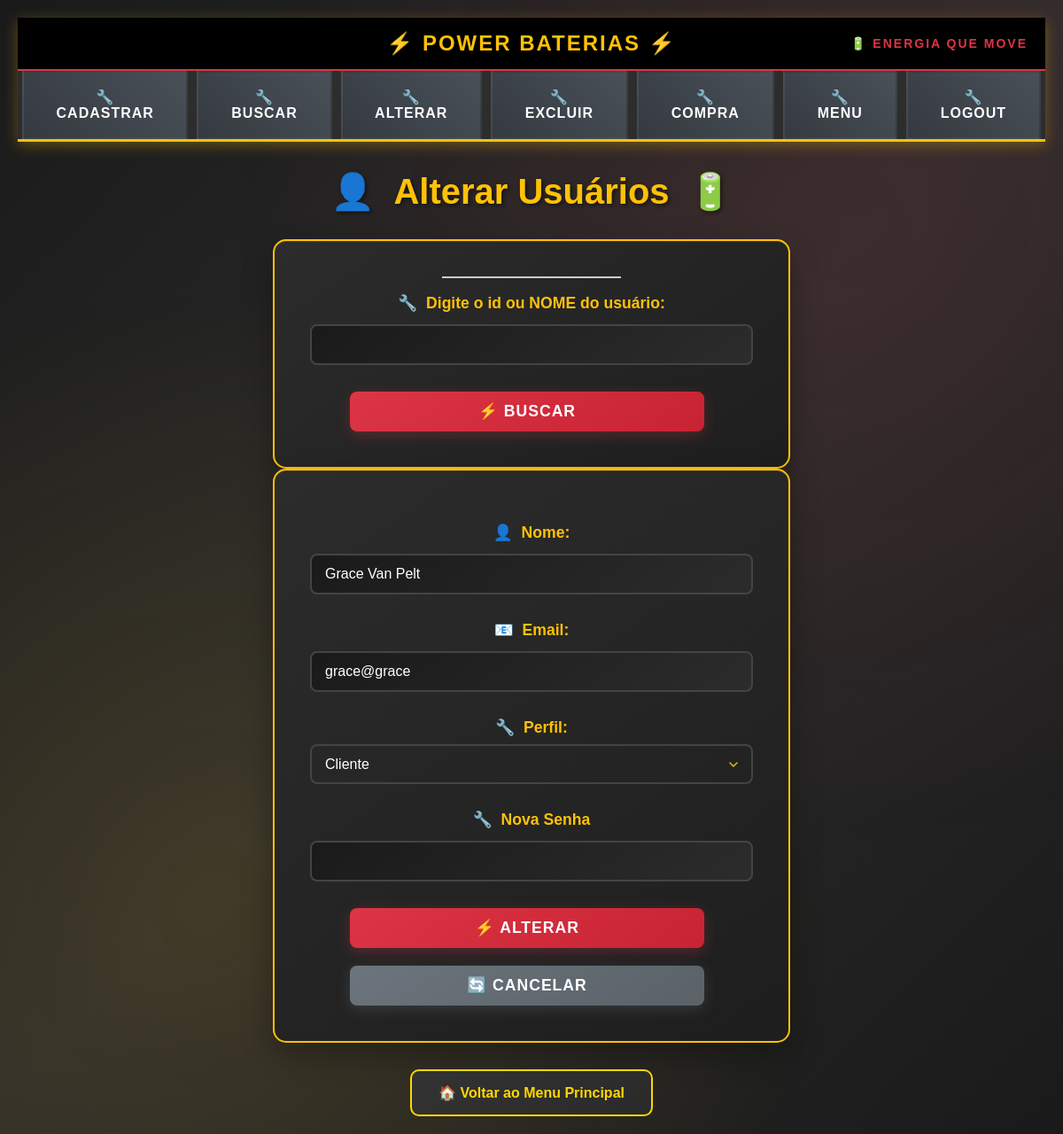
Page /Telas/alterar_usuario.php?id=12 (signed in) on the committed database.
### tables this page shows
CREATE TABLE `usuario` (
  `id_usuario` int NOT NULL AUTO_INCREMENT,
  `nome` varchar(100) NOT NULL,
  `senha` varchar(255) NOT NULL,
  `email` varchar(100) NOT NULL,
  `id_perfil` int DEFAULT NULL,
  `senha_temporaria` tinyint(1) DEFAULT '0',
  PRIMARY KEY (`id_usuario`),
  UNIQUE KEY `email` (`email`),
  KEY `id_perfil` (`id_perfil`),
  CONSTRAINT `usuario_ibfk_1` FOREIGN KEY (`id_perfil`) REFERENCES perfil(`id_perfil`)
);

### Telas/alterar_usuario.php (the view, shortened to what this page needs)
<?php
require_once 'menudrop.php';
$usuario = null;
if ($_SERVER["REQUEST_METHOD"]=="POST") {
    if (!empty($_POST['busca_usuario'])) {
        $busca = trim($_POST["busca_usuario"]);
    if(is_numeric($busca)) {
        $sql = "SELECT * FROM usuario WHERE id_usuario = :busca";
        $stmt = $pdo->prepare($sql);
        $stmt->bindParam(':busca' ,$busca,PDO::PARAM_INT);
    } else {
        $sql = "SELECT * FROM usuario WHERE nome LIKE :busca_nome";
        $stmt = $pdo->prepare($sql);
        $stmt->bindValue(':busca_nome', "%$busca%", PDO::PARAM_STR);
    }
    $stmt->execute();
    $usuario = $stmt->fetch(PDO::FETCH_ASSOC);
    if(!$usuario){
        echo "<script>alert('Usuário não encontrado!');</script>";
    }
}
    } elseif ($_SERVER["REQUEST_METHOD"] == "GET") {
        if (!empty($_GET['id'])) {
            $busca = trim($_GET["id"]);
        if(is_numeric($busca)) {
            $sql = "SELECT * FROM usuario WHERE id_usuario = :busca";
            $stmt = $pdo->prepare($sql);
            $stmt->bindParam(':busca' ,$busca,PDO::PARAM_INT);
        } else {
            $sql = "SELECT * FROM usuario WHERE nome LIKE :busca_nome";
            $stmt = $pdo->prepare($sql);
            $stmt->bindValue(':busca_nome', "%$busca%", PDO::PARAM_STR);
        }
        $stmt->execute();
        $usuario = $stmt->fetch(PDO::FETCH_ASSOC);
    }
}
?>
<!DOCTYPE html>
<html lang="pt-BR">
<head>
<link rel="stylesheet" href="../CSS/cadastro.css">
</head>
<body>
<h2>Alterar Usuários</h2>
    <form action="alterar_usuario.php" method="POST">
        <label for="busca_usuario">Digite o id ou NOME do usuário:</label>
        <input type="text" id="busca_usuario" name="busca_usuario" required onkeyup="buscarSugestoes()" >
        <div id="sugestoes">
        </div>
        <button type="submit">Buscar</button>
    </form>
    <?php if ($usuario): ?>
        <form action="processa_alteracao_usuario.php" method="POST">
            <label for="nome">Nome:</label>
            <input type="text" id="nome" name="nome" value="<?=htmlspecialchars($usuario['nome'])?>" required onkeypress="mascara(this,nome1)">
            <label for="email">Email:</label>
            <input type="email" id="email" name="email" value="<?=htmlspecialchars($usuario['email'])?>" required>
            <label for="id_perfil">Perfil:</label>
            <select id="id_perfil" name="id_perfil">
                <option value="4"<?=$usuario['id_perfil'] == 4 ? 'selected': '' ?>>Cliente</option>
            </select>
            <?php if ($_SESSION['perfil'] == 1): ?>
                <label for="nova_senha">Nova Senha</label>
                <input type="password" id="nova_senha" name="nova_senha">
            <?php endif; ?>
            <button type="submit">Alterar</button>
            <button type="reset">Cancelar</button>
        </form>
        <?php endif; ?>
        <a href="principal.php" class="back-btn">Voltar ao Menu Principal</a>
</body>
</html>

### CSS/styles.css (style rules this page uses)
body { font-family: Arial, sans-serif; background-color: #f4f4f4; text-align: center; }
input, button { width: 100%; padding: 10px; margin: 5px 0; }
#sugestoes { background-color: #f4f4f4; border: 1px solid #ccc; position: absolute; width: 200px; }
form { width: 500px; margin: 50px auto; padding: 20px; background-color: #f9f9f9; border-radius: 10px; box-shadow: 0px 0px 10px rgba(0, 0, 0, 0.1); display: flex; flex-direction: column; align-items: center; }
label { display: block; font-weight: bold; margin-bottom: 5px; }
input[type="text"], input[type="email"], input[type="password"], select { width: 80%; padding: 8px; margin-bottom: 10px; border: 1px solid #ccc; border-radius: 5px; font-size: 16px; }
button { width: 80%; padding: 10px; background-color: #007bff; color: white; border: none; border-radius: 5px; font-size: 16px; cursor: pointer; transition: 0.3s; }

### CSS/cadastro.css (style rules this page uses)
body { font-family: 'Arial', sans-serif; background: linear-gradient(135deg, #1a1a1a 0%, #2c2c2c 50%, #1a1a1a 100%); color: #ffffff; margin: 0; padding: 20px; min-height: 100vh; background-attachment: fixed; }
body::before { content: ''; position: fixed; inset: 0; background-image: radial-gradient(circle at 20% 80%, rgba(255, 193, 7, 0.1) 0%, transparent 50%), radial-gradient(circle at 80% 20%, rgba(220, 53, 69, 0.1) 0%, transparent 50%); pointer-events: none; z-index: -1; }
h2 { text-align: center; color: #ffc107; font-size: 2.5em; margin-bottom: 30px; text-shadow: 2px 2px 4px rgba(0,0,0,0.5); font-weight: bold; }
h2::before { content: '🔋 '; margin-right: 10px; }
h2::after { content: ' ⚡'; margin-left: 10px; }
form { max-width: 600px; margin: 0 auto; background: linear-gradient(145deg, #2c2c2c, #1e1e1e); padding: 40px; border-radius: 15px; box-shadow: 0 15px 35px rgba(0,0,0,0.3), inset 0 1px 0 rgba(255,255,255,0.1); border: 2px solid #ffc107; }
label { display: block; margin-top: 20px; margin-bottom: 8px; color: #ffc107; font-weight: bold; font-size: 1.1em; }
label::before { content: '🔧 '; margin-right: 5px; }
input[type="text"], input[type="email"], input[type="date"], input[type="number"], input[type="password"] { width: 100%; padding: 12px 15px; border: 2px solid #444; border-radius: 8px; background: linear-gradient(145deg, #1a1a1a, #2c2c2c); color: #ffffff; font-size: 1em; transition: all 0.3s ease; box-sizing: border-box; }
button { padding: 12px 25px; border-radius: 8px; border: none; font-size: 1.1em; font-weight: bold; cursor: pointer; margin: 20px 10px 0 0; transition: all 0.3s ease; text-transform: uppercase; letter-spacing: 1px; }
button[type="submit"] { background: linear-gradient(145deg, #dc3545, #c82333); color: white; box-shadow: 0 4px 15px rgba(220, 53, 69, 0.3); }
button[type="submit"]::before { content: '⚡ '; }
button[type="reset"] { background: linear-gradient(145deg, #6c757d, #5a6268); color: white; box-shadow: 0 4px 15px rgba(108, 117, 125, 0.3); }
button[type="reset"]::before { content: '🔄 '; }
.back-btn { display: inline-block; margin-top: 30px; padding: 15px 30px; border-radius: 10px; text-decoration: none; background: linear-gradient(145deg, #333333, #2a2a2a); color: #FFD700; font-weight: bold; border: 2px solid #FFD700; transition: all 0.3s ease; font-size: 16px; }
.back-btn::before { content: "🏠 "; }
body::before { content: ''; position: fixed; top: 0; left: 0; right: 0; bottom: 0; background-image: radial-gradient(circle at 20% 80%, rgba(255, 193, 7, 0.1) 0%, transparent 50%), radial-gradient(circle at 80% 20%, rgba(220, 53, 69, 0.1) 0%, transparent 50%); pointer-events: none; z-index: -1; }
h2::before { content: '👤 '; margin-right: 10px; }
h2::after { content: ' 🔋'; margin-left: 10px; }
label[for="nome"]::before { content: '👤 '; margin-right: 5px; }
label[for="email"]::before { content: '📧 '; margin-right: 5px; }
label[for="id_perfil"]::before { content: '🔧 '; margin-right: 5px; }
input[type="text"], input[type="email"], input[type="password"], input[type="number"], select { width: 100%; padding: 12px 15px; border: 2px solid #444; border-radius: 8px; background: linear-gradient(145deg, #1a1a1a, #2c2c2c); color: #ffffff; font-size: 1em; transition: all 0.3s ease; box-sizing: border-box; }
select { cursor: pointer; appearance: none; background-repeat: no-repeat; background-position: right 12px center; background-size: 16px; padding-right: 40px; }
select option { background: #2c2c2c; color: #ffffff; padding: 10px; }

### Telas/menudrop.php (style rules this page uses)
body { margin: 0; padding: 0; background: linear-gradient(135deg, #2c3e50 0%, #34495e 100%); min-height: 100vh; }

### rows in the picture
usuario: nome "Grace Van Pelt", email "grace@grace", id_perfil "Cliente"

### other values in the picture
$categoria "CADASTRAR"
$categoria "BUSCAR"
$categoria "ALTERAR"
$categoria "EXCLUIR"
$categoria "COMPRA"
$categoria "MENU"
$categoria "LOGOUT"
